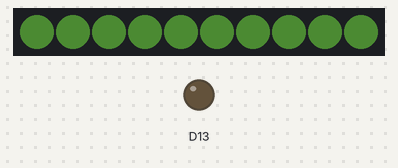
Simulated run of this sketch. Board: Adafruit Circuit Playground Express. On the bench: 10 RGB LEDs in strip order, left to right, output pins drawn as LEDs (lit = HIGH). Dim RGB values are drawn brighter than linear; random numbers use the default seed unless the sketch sets one.

Above: at 0.28 s.
At 7.17 s:
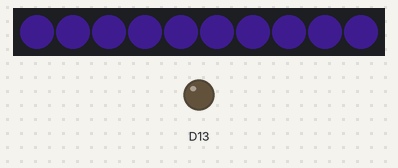
At 16.3 s:
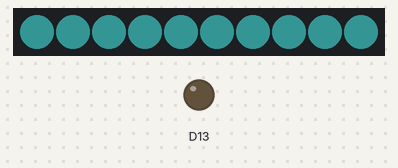
At 23.41 s:
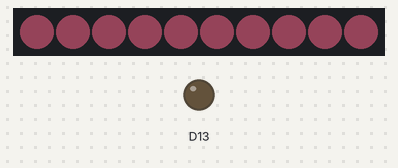
At 25.53 s:
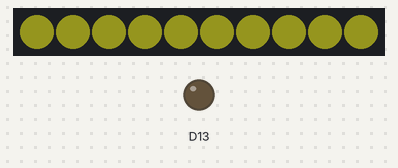
At 39.64 s:
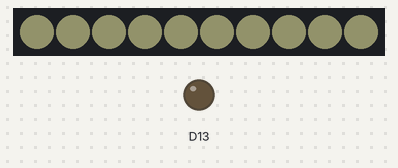

The sketch:

NeoPixelSyncedFire.ino
```cpp
#include <Adafruit_CircuitPlayground.h>

int red;
int blue;
int green;

const int DELAY = 10;
const int lowDel = 5;
const int highDel = 400;

const int RANDLOW = 30;
const int RANDHI = 256;

void setup()
{
  CircuitPlayground.begin();
  randomSeed(analogRead(0));
}

void loop()
{
    red = random(RANDLOW, RANDHI);
    blue = random(RANDLOW, RANDHI);
    green = random(RANDLOW, RANDHI);
    for (int light = 0; light < 10; light ++)
    {
      CircuitPlayground.setPixelColor(light, red, blue, green);
    }
    delay(random(lowDel,highDel));
}
```
